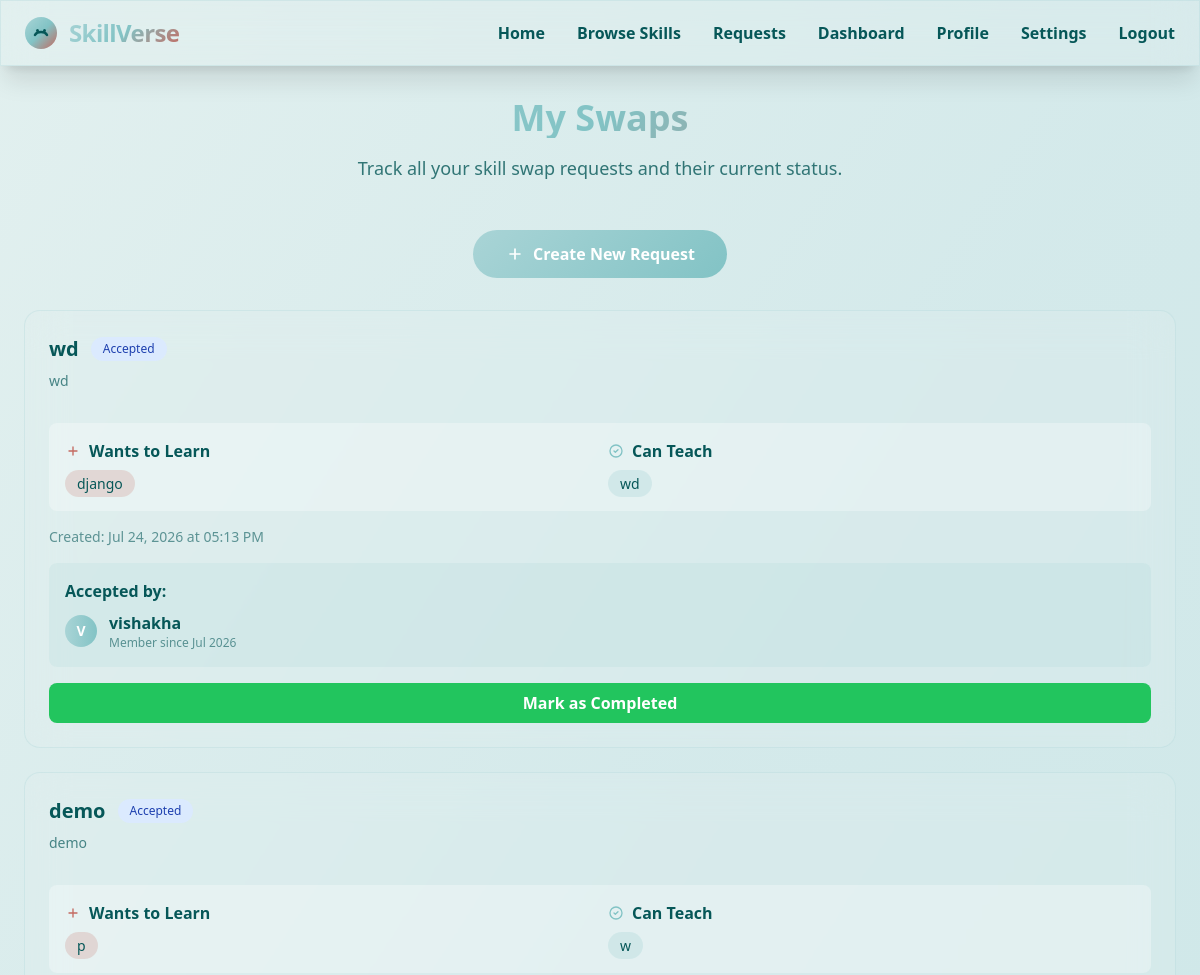
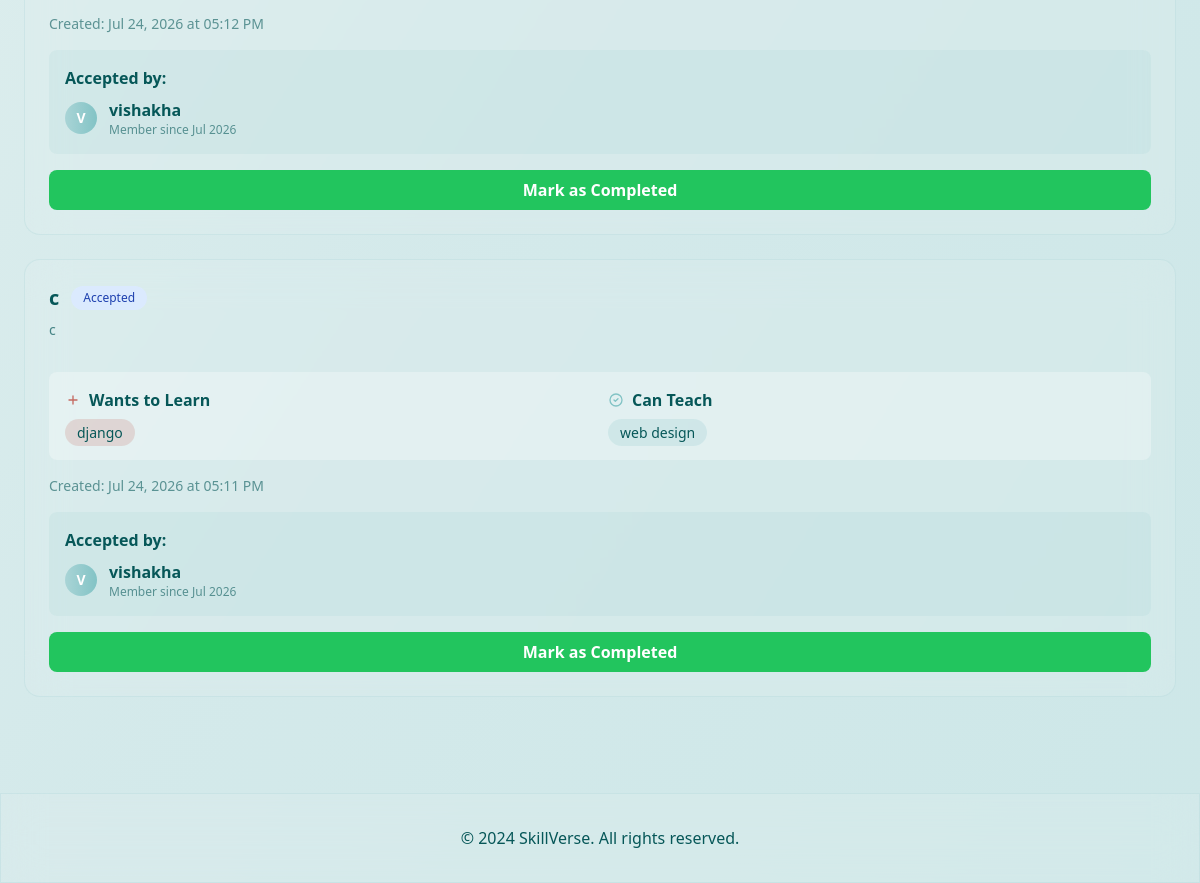
The page /my-swaps (signed in) on the database its author committed (2 pictures, top to bottom).
### app.py (models this page shows)
class SwapRequest(db.Model):
    id = db.Column(db.Integer, primary_key=True)
    title = db.Column(db.String(200), nullable=False)
    description = db.Column(db.Text, nullable=False)
    skill_wanted = db.Column(db.String(100), nullable=False)
    skill_offered = db.Column(db.String(100), nullable=False)
    requester_id = db.Column(db.Integer, db.ForeignKey('user.id'), nullable=False)
    offerer_id = db.Column(db.Integer, db.ForeignKey('user.id'), nullable=True)
    status = db.Column(db.String(20), default='open')  # open, accepted, completed, cancelled
    created_at = db.Column(db.DateTime, default=datetime.utcnow)
    completed_at = db.Column(db.DateTime, nullable=True)

class User(db.Model, UserMixin):
    id = db.Column(db.Integer, primary_key=True)
    username = db.Column(db.String(150), nullable=False)
    email = db.Column(db.String(150), unique=True, nullable=False)
    password = db.Column(db.String(256), nullable=True)  # Optional for Google accounts
    auth_type = db.Column(db.String(50), nullable=False, default='email')  # 'email' or 'google'
    bio = db.Column(db.Text, nullable=True)
    location = db.Column(db.String(100), nullable=True)
    created_at = db.Column(db.DateTime, default=datetime.utcnow)
    profile_visibility = db.Column(db.String(20), default='public')
    show_location = db.Column(db.Boolean, default=True)
    show_email = db.Column(db.Boolean, default=False)
    email_notifications = db.Column(db.Boolean, default=True)
    push_notifications = db.Column(db.Boolean, default=False)
    new_message_alerts = db.Column(db.Boolean, default=True)
    swap_request_alerts = db.Column(db.Boolean, default=True)
    two_factor_auth = db.Column(db.Boolean, default=False)
    login_notifications = db.Column(db.Boolean, default=True)
    skills_offering = db.relationship('Skill', backref='user', lazy=True, foreign_keys='Skill.user_id')
    swap_requests = db.relationship('SwapRequest', backref='requester', lazy=True, foreign_keys='SwapRequest.requester_id')
    swap_offers = db.relationship('SwapRequest', backref='offerer', lazy=True, foreign_keys='SwapRequest.offerer_id')

### app.py (the view)
@app.route('/my-swaps')
@login_required
def my_swaps():
    user_requests = SwapRequest.query.filter_by(requester_id=current_user.id).order_by(SwapRequest.created_at.desc()).all()
    return render_template('my_swaps.html', requests=user_requests)

### app.py (called while the page is built)
@login_manager.user_loader
def load_user(user_id):
    return User.query.get(int(user_id))

### templates/my_swaps.html (shortened to what this page needs)
{% extends "base.html" %}
{% block content %}
<div class="max-w-7xl mx-auto px-6 py-8">
    <div class="text-center mb-12">
        <h1 class="text-4xl font-bold gradient-text mb-4">My Swaps</h1>
        <p class="text-lg text-[#065758]/80 max-w-2xl mx-auto">
            Track all your skill swap requests and their current status.
        </p>
    </div>
    <div class="text-center mb-8">
        <a href="{{ url_for('create_request') }}" class="btn-primary px-8 py-3 rounded-full text-white font-semibold hover:shadow-lg transition-all inline-flex items-center gap-2">
            <svg class="w-5 h-5" fill="none" stroke="currentColor" viewBox="0 0 24 24">
                <path stroke-linecap="round" stroke-linejoin="round" stroke-width="2" d="M12 6v6m0 0v6m0-6h6m-6 0H6"></path>
            </svg>
            Create New Request
        </a>
    </div>
    {% if requests %}
        <div class="space-y-6">
            {% for request in requests %}
            <div class="glass rounded-2xl p-6 border border-[#A9D4D6]/30">
                <div class="flex items-start justify-between mb-4">
                    <div class="flex-1">
                        <div class="flex items-center gap-3 mb-2">
                            <h3 class="text-xl font-bold text-[#065758]">{{ request.title }}</h3>
                            <span class="px-3 py-1 rounded-full text-xs font-medium
                                {% if request.status == 'open' %}bg-green-100 text-green-800
                                {% elif request.status == 'accepted' %}bg-blue-100 text-blue-800
                                {% elif request.status == 'completed' %}bg-gray-100 text-gray-800
                                {% else %}bg-red-100 text-red-800{% endif %}">
                                {{ request.status|title }}
                            </span>
                        </div>
                        <p class="text-[#065758]/70 text-sm mb-4">{{ request.description }}</p>
                    </div>
                </div>
                <div class="bg-white/30 rounded-lg p-4 mb-4">
                    <div class="grid grid-cols-2 gap-4">
                        <div>
                            <h4 class="font-semibold text-[#065758] mb-2 flex items-center gap-2">
                                <svg class="w-4 h-4 text-[#c46960]" fill="none" stroke="currentColor" viewBox="0 0 24 24">
                                    <path stroke-linecap="round" stroke-linejoin="round" stroke-width="2" d="M12 6v6m0 0v6m0-6h6m-6 0H6"></path>
                                </svg>
                                Wants to Learn
                            </h4>
                            <span class="px-3 py-1 bg-[#c46960]/20 text-[#065758] text-sm rounded-full font-medium">
                                {{ request.skill_wanted }}
                            </span>
                        </div>
                        <div>
                            <h4 class="font-semibold text-[#065758] mb-2 flex items-center gap-2">
                                <svg class="w-4 h-4 text-[#82C3C5]" fill="none" stroke="currentColor" viewBox="0 0 24 24">
                                    <path stroke-linecap="round" stroke-linejoin="round" stroke-width="2" d="M9 12l2 2 4-4m6 2a9 9 0 11-18 0 9 9 0 0118 0z"></path>
                                </svg>
                                Can Teach
                            </h4>
                            <span class="px-3 py-1 bg-[#82C3C5]/20 text-[#065758] text-sm rounded-full font-medium">
                                {{ request.skill_offered }}
                            </span>
                        </div>
                    </div>
                </div>
                <div class="flex items-center justify-between mb-4">
                    <div class="flex items-center gap-4">
                        <span class="text-sm text-[#065758]/60">
                            Created: {{ request.created_at.strftime('%b %d, %Y at %I:%M %p') }}
                        </span>
                    </div>
                </div>
                {% if request.status == 'accepted' and request.offerer %}
                <div class="bg-[#82C3C5]/10 rounded-lg p-4 mb-4">
                    <h4 class="font-semibold text-[#065758] mb-2">Accepted by:</h4>
                    <div class="flex items-center gap-3">
                        <div class="w-8 h-8 bg-gradient-to-r from-[#A9D4D6] to-[#82C3C5] rounded-full flex items-center justify-center">
                            <span class="text-white font-bold text-sm">{{ request.offerer.username[0]|upper }}</span>
                        </div>
                        <div>
                            <p class="font-semibold text-[#065758]">{{ request.offerer.username }}</p>
                            <p class="text-xs text-[#065758]/60">Member since {{ request.offerer.created_at.strftime('%b %Y') }}</p>
                        </div>
                    </div>
                </div>
                {% endif %}
                <div class="flex gap-3">
                    {% if request.status == 'accepted' %}
                        <form method="POST" action="{{ url_for('complete_swap', request_id=request.id) }}" class="flex-1">
                            <button type="submit" class="w-full bg-green-500 hover:bg-green-600 text-white py-2 px-4 rounded-lg font-semibold transition-colors">
                                Mark as Completed
                            </button>
                        </form>
                    {% elif request.status == 'open' %}
                        <div class="flex-1 text-center py-2">
                            <span class="text-[#065758]/60 text-sm">Waiting for someone to accept your request</span>
                        </div>
                    {% elif request.status == 'completed' %}
                        <div class="flex-1 text-center py-2">
                            <span class="text-green-600 font-semibold">✓ Swap completed successfully!</span>
                        </div>
                    {% endif %}
                </div>
            </div>
            {% endfor %}
        </div>
    {% endif %}
</div>
{% endblock %}

### templates/base.html (style rules this page uses)
html { font-family: 'Inter', 'Segoe UI', sans-serif; }
.glass { backdrop-filter: blur(20px); background: rgba(226, 240, 239, 0.25); border: 1px solid rgba(169, 212, 214, 0.3); }
.gradient-text { background: linear-gradient(135deg, #A9D4D6, #82C3C5, #c46960); -webkit-background-clip: text; -webkit-text-fill-color: transparent; }
.btn-primary { background: linear-gradient(135deg, #A9D4D6, #82C3C5); transition: all 0.3s ease; }

### rows shown on the page
SwapRequest: title "wd", status "Accepted", description "wd", skill_wanted "django", skill_offered "wd", created_at "Jul 24, 2026 at 05:13 PM", offerer "V", offerer.username "vishakha", offerer.created_at "Jul 2026"
SwapRequest: title "demo", status "Accepted", description "demo", skill_wanted "p", skill_offered "w", created_at "Jul 24, 2026 at 05:12 PM", offerer "V", offerer.username "vishakha", offerer.created_at "Jul 2026"
SwapRequest: title "c", status "Accepted", description "c", skill_wanted "django", skill_offered "web design", created_at "Jul 24, 2026 at 05:11 PM", offerer "V", offerer.username "vishakha", offerer.created_at "Jul 2026"
